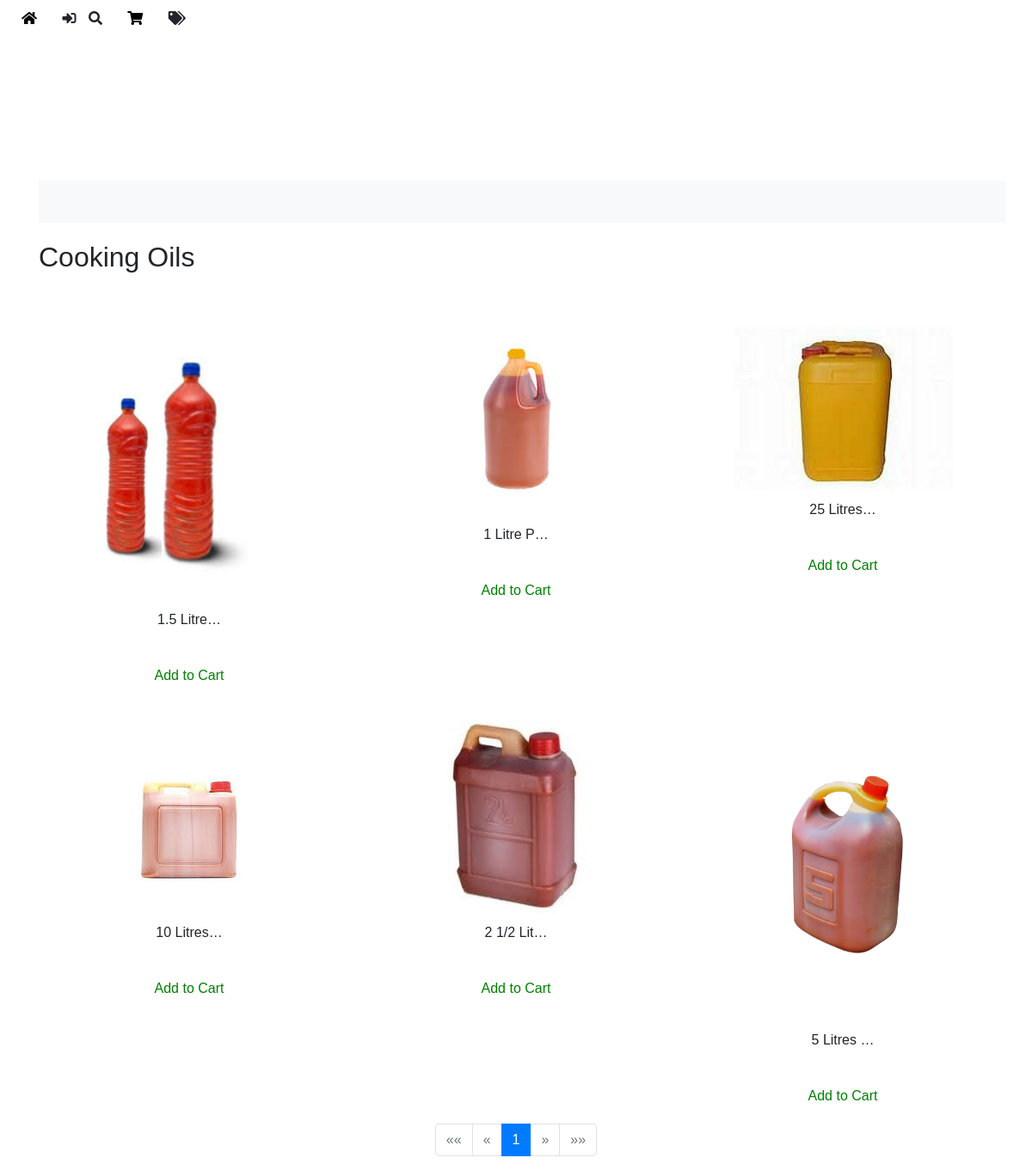
/oils/, run on the app's committed database.
### afri_food/models.py (models this page shows, shortened)
class Oil(models.Model):
    title = models.CharField(max_length=100)
    litres = models.FloatField(help_text="Enter the volume in litres")
    in_stock = models.BooleanField(default=True, help_text="Is this item in stock?")
    price = models.FloatField(help_text="Enter the price of the item")
    subcategory = models.ForeignKey(Subcategory, on_delete=models.CASCADE)
    images = GenericRelation(Image)
    comments = GenericRelation(Comment)

class Image(models.Model):
    content_type = models.ForeignKey(ContentType, on_delete=models.CASCADE)
    object_id = models.PositiveIntegerField()
    content_object = GenericForeignKey('content_type', 'object_id')
    image = models.ImageField(upload_to='images/')

### afri_food/views.py (the view)
# urls.py: path('oils/', views.oil_view, name='oils'),
def oil_view(request):
    user = request.user
    oil_data = annotate_with_model_name(Oil.objects.order_by('-id'), 'oil')
    paginator = Paginator(oil_data, 50)  # Show 50 oils per page
    page_number = request.GET.get('page')
    oils = paginator.get_page(page_number)
    cart_item_ids = set()
    if user.is_authenticated:
        cart = Cart.objects.filter(user=user).first()
        if cart:
            cart_item_ids = set(cart.items.values_list('object_id', flat=True))
            for oil in oils:
                oil.in_cart = oil.id in cart_item_ids
    context = {
        'oils': oils,
        'user': user,
        'cart_item_ids': cart_item_ids
    }
    return render(request, 'market/oil.html', context)

### afri_food/context_processors.py (called while the page is built)
def cart_item_count(request):
    if request.user.is_authenticated:
        cart_item_count = CartItem.objects.filter(cart__user=request.user).count()
    else:
        cart_item_count = 0
    return {
        'cart_item_count': cart_item_count
    }

### afri_food/model_annotate.py (called while the page is built)
def annotate_with_model_name(queryset, model_name):
        for item in queryset:
            item.model_name = model_name
        return queryset

### afri_food/templates/market/oil.html (shortened to what this page needs)
{% extends 'market/layout.html' %}
{% load static %}
{% block body %}
<div class="container" style="top: 20px;">
  <div class="scrolling-text-container">
    <div class="scrolling-text">
    </div>
  </div>
  <div style="margin-top: 70px;" class="row">
    <div class="col">
      <h2>Cooking Oils</h2>
      <br>
      <div class="row">
        {% for oil in oils %}
          {% if oil.images.exists %}
            <div class="col-4 d-flex flex-column align-items-center">
              <br>
              <a href="{% url 'product_detail' model=oil.model_name id=oil.id %}" class="d-flex flex-column align-items-center">
                <img
                  class="img-fluid product-image"
                  loading="lazy"
                  alt="{{oil.title}}"
                  src="{{ oil.images.first.image.url }}"
                />
                <span>{{oil.title|truncatechars:10}}</span>
              </a>
              {% if oil.in_cart %}
                <p style="color: red;" class="mt-2 remove-from-cart" data-product-type="{{ oil.model_name }}" data-item-id="{{ oil.id }}">Remove from Cart</p>
              {% else %}
                <p style="color: green;" class="mt-2 add-to-cart" data-product-type="{{ oil.model_name }}" data-item-id="{{ oil.id }}">Add to Cart</p>
              {% endif %}
            </div>
          {% endif %}
        {% endfor %}
      </div>
    </div>
  </div>
</div>
  <nav aria-label="Page navigation" class="mt-4">
    <ul class="pagination justify-content-center">
      {% if oils.has_previous %}
        <li class="page-item">
          <a class="page-link" href="?page=1" aria-label="First">
            <span aria-hidden="true">&laquo;&laquo;</span>
          </a>
        </li>
        <li class="page-item">
          <a class="page-link" href="?page={{ oils.previous_page_number }}" aria-label="Previous">
            <span aria-hidden="true">&laquo;</span>
          </a>
        </li>
      {% else %}
        <li class="page-item disabled">
          <span class="page-link" aria-label="First">&laquo;&laquo;</span>
        </li>
        <li class="page-item disabled">
          <span class="page-link" aria-label="Previous">&laquo;</span>
        </li>
      {% endif %}
      {% for num in oils.paginator.page_range %}
        {% if oils.number == num %}
          <li class="page-item active"><span class="page-link">{{ num }}</span></li>
        {% elif num > oils.number|add:'-3' and num < oils.number|add:'3' %}
          <li class="page-item"><a class="page-link" href="?page={{ num }}">{{ num }}</a></li>
        {% endif %}
      {% endfor %}
      {% if oils.has_next %}
        <li class="page-item">
          <a class="page-link" href="?page={{ oils.next_page_number }}" aria-label="Next">
            <span aria-hidden="true">&raquo;</span>
          </a>
        </li>
        <li class="page-item">
          <a class="page-link" href="?page={{ oils.paginator.num_pages }}" aria-label="Last">
            <span aria-hidden="true">&raquo;&raquo;</span>
          </a>
        </li>
      {% else %}
        <li class="page-item disabled">
          <span class="page-link" aria-label="Next">&raquo;</span>
        </li>
        <li class="page-item disabled">
          <span class="page-link" aria-label="Last">&raquo;&raquo;</span>
        </li>
      {% endif %}
    </ul>
  </nav>
{% endblock %}

### afri_food/static/afri_food/global.css (style rules this page uses)
body { margin: 0; line-height: normal; background-image: url("/static/afri_food/public/ewe-palm-1@2x.png"); background-size: cover; background-position: center; background-repeat: no-repeat; }
a { text-decoration: none; color: inherit; }

### afri_food/static/afri_food/checkout.css (style rules this page uses)
.container, .first-name-last-name-parent { align-self: stretch; display: flex; justify-content: flex-start; }
.container { overflow: hidden; flex-direction: row; align-items: flex-start; padding: var(--padding-lg) var(--padding-48xl) var(--padding-lgi); position: relative; font-size: var(--font-size-16xl); color: var(--color-white); }

### afri_food/static/afri_food/market.css (style rules this page uses)
.add-to-cart { position: relative; font-size: var(--font-size-xs); font-weight: 500; font-family: var(--font-inter); color: var(--color-white); text-align: left; display: inline-block; min-width: 67px; }

### afri_food/templates/market/layout.html (style rules this page uses)
a { color: inherit; text-decoration: none; }

### afri_food/templates/market/oil.html (style rules this page uses)
.scrolling-text-container { width: 100%; overflow: hidden; position: absolute; white-space: nowrap; background-color: #f8f9fa; padding: 10px 0; }
.scrolling-text { display: inline-block; padding-left: 100%; animation: scroll-text 15s linear infinite; font-size: 1.2rem; }
.product-image { border-radius: 5px; margin-bottom: 10px; }

### data on the page
Oil: images.first.image (picture), title "1.5 Litre…"
Oil: images.first.image (picture), title "1 Litre P…"
Oil: images.first.image (picture), title "25 Litres…"
Oil: images.first.image (picture), title "10 Litres…"
Oil: images.first.image (picture), title "2 1/2 Lit…"
Oil: images.first.image (picture), title "5 Litres …"

### other printed values
{{ num }} "1"
